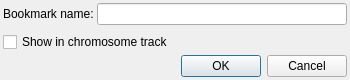
<?xml version="1.0" encoding="UTF-8"?>
<ui version="4.0">
 <class>AddBookmarkDialog</class>
 <widget class="QDialog" name="AddBookmarkDialog">
  <property name="geometry">
   <rect>
    <x>0</x>
    <y>0</y>
    <width>350</width>
    <height>80</height>
   </rect>
  </property>
  <property name="minimumSize">
   <size>
    <width>350</width>
    <height>0</height>
   </size>
  </property>
  <property name="windowTitle">
   <string>Add bookmark</string>
  </property>
  <property name="windowIcon">
   <iconset resource="cppVISUAL.qrc">
    <normaloff>:/Icons/bookmark.png</normaloff>:/Icons/bookmark.png</iconset>
  </property>
  <layout class="QVBoxLayout" name="vertical_layout">
   <property name="spacing">
    <number>3</number>
   </property>
   <property name="leftMargin">
    <number>3</number>
   </property>
   <property name="topMargin">
    <number>3</number>
   </property>
   <property name="rightMargin">
    <number>3</number>
   </property>
   <property name="bottomMargin">
    <number>3</number>
   </property>
   <item>
    <layout class="QFormLayout" name="form_layout">
     <item row="0" column="0">
      <widget class="QLabel" name="name_label">
       <property name="text">
        <string>Bookmark name:</string>
       </property>
       <property name="buddy">
        <cstring>name</cstring>
       </property>
      </widget>
     </item>
     <item row="0" column="1">
      <widget class="QLineEdit" name="name"/>
     </item>
    </layout>
   </item>
   <item>
    <widget class="QCheckBox" name="show_in_chromosome_track">
     <property name="text">
      <string>Show in chromosome track</string>
     </property>
    </widget>
   </item>
   <item>
    <widget class="QDialogButtonBox" name="button_box">
     <property name="standardButtons">
      <set>QDialogButtonBox::StandardButton::Cancel|QDialogButtonBox::StandardButton::Ok</set>
     </property>
    </widget>
   </item>
  </layout>
 </widget>
 <resources>
  <include location="cppVISUAL.qrc"/>
 </resources>
 <connections>
  <connection>
   <sender>button_box</sender>
   <signal>accepted()</signal>
   <receiver>AddBookmarkDialog</receiver>
   <slot>accept()</slot>
   <hints>
    <hint type="sourcelabel">
     <x>20</x>
     <y>20</y>
    </hint>
    <hint type="destinationlabel">
     <x>20</x>
     <y>20</y>
    </hint>
   </hints>
  </connection>
  <connection>
   <sender>button_box</sender>
   <signal>rejected()</signal>
   <receiver>AddBookmarkDialog</receiver>
   <slot>reject()</slot>
   <hints>
    <hint type="sourcelabel">
     <x>20</x>
     <y>20</y>
    </hint>
    <hint type="destinationlabel">
     <x>20</x>
     <y>20</y>
    </hint>
   </hints>
  </connection>
 </connections>
</ui>
